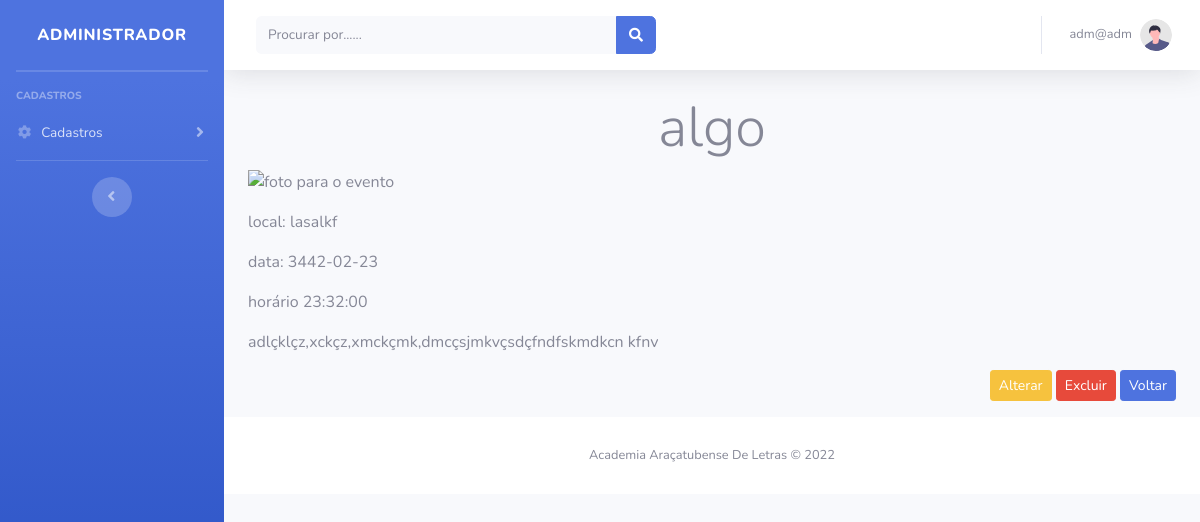
The app's page /modulos/eventos/visualizar.php?idEve=12 (signed in) with its own data.
### tables this page shows
CREATE TABLE `usuario` (
  `id` int(11) NOT NULL,
  `nome` varchar(150) NOT NULL,
  `email` varchar(100) NOT NULL,
  `telefone` bigint(20) NOT NULL,
  `senha` varchar(20) NOT NULL
);

CREATE TABLE `eventos` (
  `idEve` int(11) NOT NULL,
  `nomeEve` varchar(150) NOT NULL,
  `localEve` varchar(250) NOT NULL,
  `dataEve` date NOT NULL,
  `horaEve` time NOT NULL,
  `descricaoEve` varchar(300) NOT NULL,
  `imagemEve` varchar(200) NOT NULL
);

### config.php (called while the page is built, shortened)
<?php
    include_once path('funcoes/conexao.php');
    function arquivo($file)
    {
        return ROOT_PATH . $file;
    }
    function path($file)
    {
        return ROOT_DIR . '/' . $file;
    }
    function usuario()
    {
        $id = $_SESSION['usuario'];
        $sql = "SELECT * FROM usuario WHERE id = $id";
        $query = $GLOBALS['conexaoBanco']->query($sql);
        return $query->fetch();
    }

### funcoes/conexao.php (called while the page is built, shortened)
<?php
    function retornaDado($sql)
    {
        $pdo = $GLOBALS['conexaoBanco'];
        $resultado = $pdo->query($sql);
        return $resultado->fetch();
    }
?>

### modulos/eventos/visualizar.php (the view, shortened to what this page needs)
<!DOCTYPE html>
<html lang="pt-br">
<?php
include '../../config.php';
if (!empty($_GET['idEve'])) {
    $id = $_GET['idEve'];
}
$sql = 'SELECT * FROM eventos where idEve= ' . $id . ' ';
$evento = retornaDado($sql);
foreach (retornaDado($sql) as $row) {
    $id = $evento['idEve'];
    $nome = $evento['nomeEve'];
    $local = $evento['localEve'];
    $data = $evento['dataEve'];
    $hora = $evento['horaEve'];
    $descricao = $evento['descricaoEve'];
    $imagem = $evento['imagemEve'];
}
?>
<?php include_once path('template/head.php'); ?>
<body id="page-top">
    <div id="wrapper">
        <?php include_once path('template/sidebar.php'); ?>
        <div id="content-wrapper" class="d-flex flex-column">
            <div id="content">
                <?php include_once path('template/navbar.php'); ?>
                <div class="container-fluid">
                    <h1 class="display-4 text-center"><?= $evento['nomeEve'] ?></h1>
                    <img src="..." class="img-fluid" alt="foto para o evento">
                    <div class="text-left my-3 ">
                        <p>local: <?= $evento['localEve']?></p>
                        <p>data: <?= $evento['dataEve']?></p>
                        <p>horário <?= $evento['horaEve']?></p>
                    </div>
                    <div class="text-justify">
                        <p><?=$evento['descricaoEve']?></p>
                    </div>
                    <div class="text-right my-3">
                        <a class="btn btn-sm btn-warning" href="alterar.php?idEve=<?= $evento['idEve'] ?>">Alterar</a>
                        <a class="btn btn-sm btn-danger" href="delete.php?idEve=<?= $evento['idEve'] ?>." onclick="return confirm('Deseja realmente apagar o registro?')">Excluir</a>
                        <a class="btn btn-sm btn-primary " href="eventos.php?idEve=<?= $evento['idEve'] ?>">Voltar</a>
                    </div>
                </div>
                <footer class="sticky-footer bg-white">
                    <div class="container my-auto">
                        <div class="copyright text-center my-auto">
                            <span>Academia Araçatubense De Letras &copy; 2022</span>
                        </div>
                    </div>
                </footer>
            </div>
        </div>
</body>
</html>

### template/navbar.php (shortened to what this page needs)
<nav class="navbar navbar-expand navbar-light bg-white topbar mb-4 static-top shadow">
    <form class="d-none d-sm-inline-block form-inline mr-auto ml-md-3 my-2 my-md-0 mw-100 navbar-search">
        <div class="input-group">
            <input type="text" class="form-control bg-light border-0 small" placeholder="Procurar por......" aria-label="Search" aria-describedby="basic-addon2">
            <div class="input-group-append">
                <button class="btn btn-primary" type="button">
                    <i class="fas fa-search fa-sm"></i>
                </button>
            </div>
        </div>
    </form>
    <ul class="navbar-nav ml-auto">
        <li class="nav-item dropdown no-arrow">
            <a class="nav-link dropdown-toggle" href="#" id="userDropdown" role="button" data-toggle="dropdown" aria-haspopup="true" aria-expanded="false">
                <span class="mr-2 d-none d-lg-inline text-gray-600 small"><?= usuario()['nome'] ?></span>
                <img class="img-profile rounded-circle" src="<?= arquivo('img/undraw_profile.svg') ?>">
            </a>
        </li>
    </ul>
</nav>

### records on screen
usuario: nome "adm@adm"
eventos: nomeEve "algo", localEve "lasalkf", dataEve "3442-02-23", horaEve "23:32:00", descricaoEve "adlçklçz,xckçz,xmckçmk,dmcçsjmkvçsdçfndfskmdkcn kfnv"
